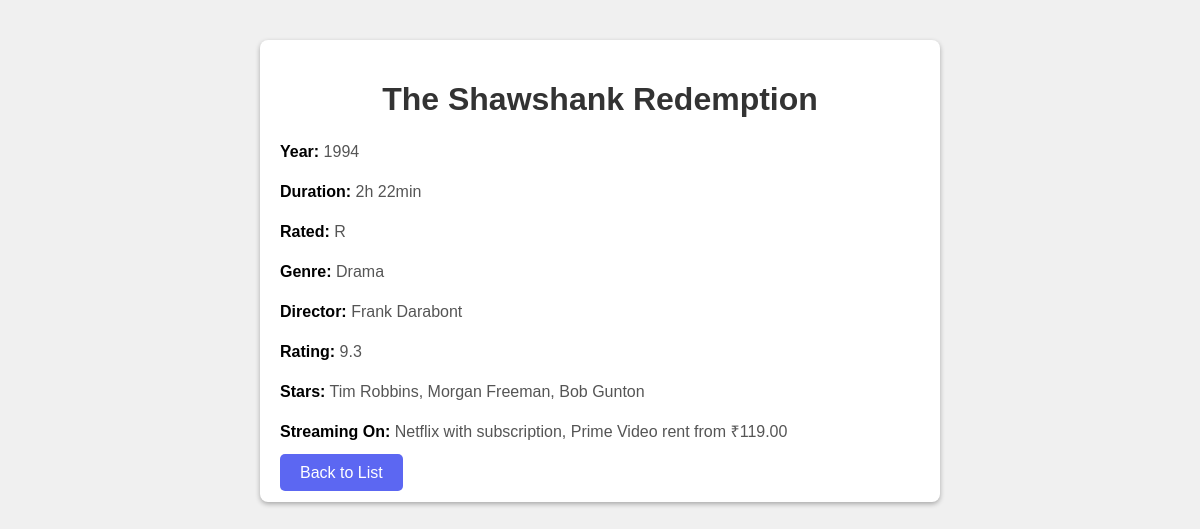
Page /explore/1/ on the committed database.
### movies/models.py (models this page shows, shortened)
class Movie(models.Model):
    title = models.CharField(max_length=255)
    year = models.IntegerField()
    duration = models.CharField(max_length=50)
    rated_as = models.CharField(max_length=50)
    genre = models.CharField(max_length=100)
    director = models.CharField(max_length=100, null=True, blank=True)
    rating = models.CharField(max_length=50)
    stars = models.TextField()
    streaming_on = models.TextField()

### movie_explorer/views.py (the view)
# urls.py: path('<int:pk>/', MovieDetailView.as_view(), name='movie-detail'),
class MovieDetailView(DetailView):
    model = Movie
    template_name = 'movie_explorer/movie_detail.html'
    context_object_name = 'movie'

### movie_explorer/templates/movie_explorer/movie_detail.html (shortened to what this page needs)
<!DOCTYPE html>
<html lang="en">
<head>
</head>
<body>
    <div class="container">
        <h1>{{ movie.title }}</h1>
        <p><strong>Year:</strong> {{ movie.year }}</p>
        <p><strong>Duration:</strong> {{ movie.duration }}</p>
        <p><strong>Rated:</strong> {{ movie.rated_as }}</p>
        <p><strong>Genre:</strong> {{ movie.genre }}</p>
        <p><strong>Director:</strong> {{ movie.director }}</p>
        <p><strong>Rating:</strong> {{ movie.rating }}</p>
        <p><strong>Stars:</strong> {{ movie.stars }}</p>
        <p><strong>Streaming On:</strong> {{ movie.streaming_on }}</p>
        <footer>
            <a href="{% url 'movie-list' %}">Back to List</a>
        </footer>
    </div>
</body>
</html>

### movie_explorer/templates/movie_explorer/movie_detail.html (style rules this page uses)
body { font-family: 'Arial', sans-serif; background-color: #f0f0f0; margin: 0; padding: 20px; display: flex; flex-direction: column; align-items: center; }
.container { background: white; padding: 20px; border-radius: 8px; box-shadow: 0 2px 5px rgba(0,0,0,0.3); width: 80%; max-width: 640px; margin: 20px; }
h1 { color: #333; text-align: center; }
p { font-size: 16px; color: #555; line-height: 1.5; }
strong { color: #000; }
a { background-color: #5c67f2; color: white; text-decoration: none; padding: 10px 20px; border-radius: 5px; transition: background-color 0.3s; }
footer { margin-top: 20px; }

### rows in the picture
Movie: title "The Shawshank Redemption", year "1994", duration "2h 22min", rated_as "R", genre "Drama", director "Frank Darabont", rating "9.3", stars "Tim Robbins, Morgan Freeman, Bob Gunton", streaming_on "Netflix with subscription, Prime Video rent from ₹119.00"
